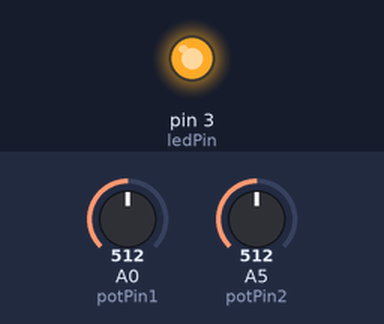
Bench run of a sketch on a simulated Arduino Uno, built with avr-gcc and run on an emulated ATmega328P. Parts: output pins drawn as LEDs (lit = HIGH). Dashed ring = blinking. The test bench sets the inputs (shaded band); at power-on: A0 (potPin1) = 512, A5 (potPin2) = 512.

Above: at 1.2 s.
1.3 s: A0 (potPin1) set to 528
At 4.2 s:
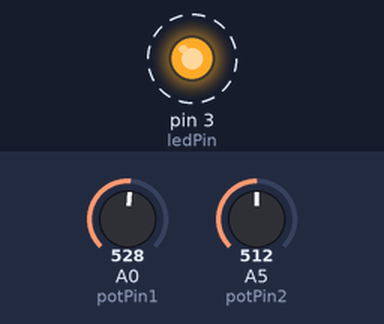
4.3 s: A5 (potPin2) set to 539
At 5.2 s:
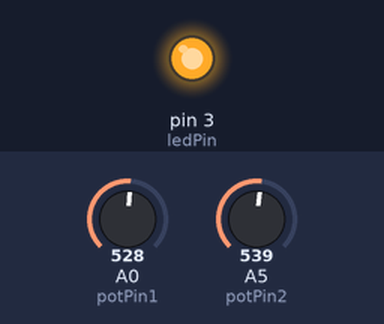
5.8 s: A5 (potPin2) set to 511
At 8.7 s:
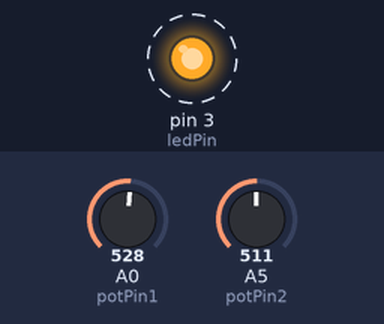
8.8 s: A5 (potPin2) set to 716
At 9.3 s:
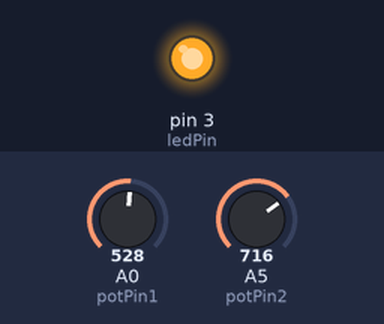
10.3 s: A0 (potPin1) set to 708
11.9 s: A0 (potPin1) set to 725
At 12.7 s:
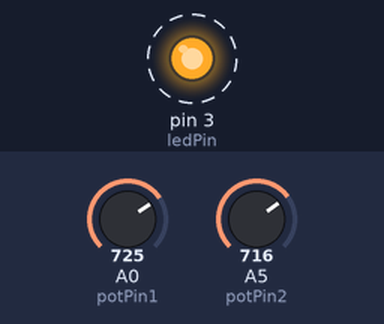
Timing chart, 0 to 15.9 s (numbered marks = the images above; inputs shaded):
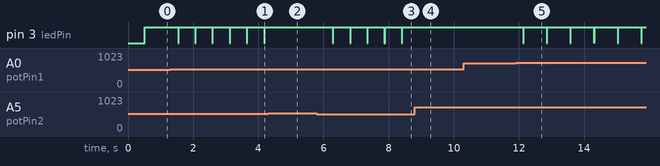

The sketch:

el_wire_spin_beta_.2.ino
```cpp
const int ledPin =  3;      // the number of the LED pin
//const int ledPin2 = 8;      // the number of the LED pin

int potPin1 = 0;
int potPin2 = 5;

int potVal1 = 0;
int potVal2 = 0;

int mapVal1 = 0;
int mapVal2 = 0;

int ledState = LOW;             // ledState used to set the LED


unsigned long previousMillis = 0;        // will store last time LED was updated
unsigned long previousMilisOff = 0;
int intervalON = 0;
int intervalOFF = 0;

void setup() {
  pinMode(ledPin, OUTPUT);
}

void loop()
{
  potVal1 = analogRead(potPin1);
  potVal2 = analogRead(potPin2);

  mapVal1 = map(potVal1, 0, 1023, 800, 2000);
  mapVal2 = map(potVal2, 0, 1023, 800, 2000);

  unsigned long currentMillis = millis();
  intervalON = potVal1;
  intervalOFF = potVal2;
  if(currentMillis - previousMillis >= intervalON) {
    previousMillis = currentMillis;
    if (ledState == LOW)
      ledState = HIGH;

    digitalWrite(ledPin, ledState);
  } else if(currentMillis - previousMillis >= intervalOFF) {
    if (ledState == HIGH)
      ledState = LOW;
    digitalWrite(ledPin, ledState);
  }
}
```

Measured:
- the behaviour switches between 512 and 513 on A0 (potPin1) (found by bisection; images 0 and 1)
- the behaviour switches between 527 and 528 on A5 (potPin2) (found by bisection; images 1 and 2)
- the behaviour switches between 716 and 717 on A0 (potPin1) (found by bisection; images 4 and 5)
- after the input at 1.3 s, pin 3 (ledPin): alternates HIGH for 0.51 s and LOW for 0.02 s, starting after 0.24 s
- after the input at 4.3 s, pin 3 (ledPin): stops changing and stays HIGH
- after the input at 5.8 s, pin 3 (ledPin): alternates HIGH for 0.51 s and LOW for 0.02 s, starting after 0.49 s
- after the input at 8.8 s, pin 3 (ledPin): stops changing and stays HIGH
- after the input at 10.3 s, every drawn part: stays the same
- after the input at 11.9 s, pin 3 (ledPin): alternates HIGH for 0.72 s and LOW for 0.01 s, starting after 0.23 s
